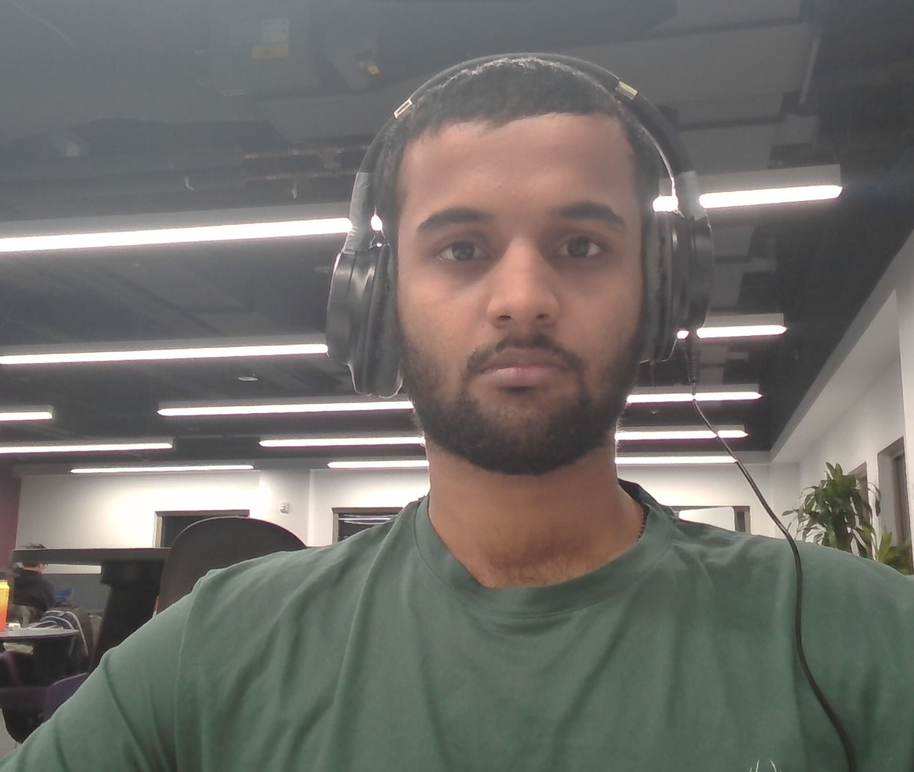
//> input picture projects/project1/data/test.png, 914 x 772 px, shrunk from 1220 x 1030 before the run
$ ./test_video ../data/test.png ../data/test.png   (built with g++ and OpenCV 4)
//> lines starting //> are read from the running program, lines starting //| are printed output that depends on the picture
// [23 lines of commented-out code are left out]
#include <iostream> // for standard I/O
#include <string>   // for strings
#include <opencv2/core/core.hpp>     // Basic OpenCV structures (cv::Mat)
#include <opencv2/videoio.hpp>  // Video write
using namespace std;
using namespace cv;
static void help()
{
    cout
        << "------------------------------------------------------------------------------" << endl
        << "This program shows how to write video files."                                   << endl
        << "You can extract the R or G or B color channel of the input video."              << endl
        << "Usage:"                                                                         << endl
        << "./video-write <input_video_name> [ R | G | B] [Y | N]"                          << endl
        << "------------------------------------------------------------------------------" << endl
        << endl;
}
int main(int argc, char **argv)
{
    help();
    // [7 lines of commented-out code are left out]
    string source = argv[1];
    string vid_name = argv[2];

    // const string source  = "testvid.mp4";           // the source file name
    const bool askOutputType = false;  // If false it will use the inputs codec type
    VideoCapture inputVideo(source);              // Open input
    if (!inputVideo.isOpened())
    {
        cout  << "Could not open the input video: " << source << endl;
        return -1;
    }
    string::size_type pAt = source.find_last_of('.');  // Find extension point
    char choice= 'R';
    const string NAME = "../bin/" + vid_name + ".mp4";   // Form the new name with container
    int ex = static_cast<int>(inputVideo.get(CAP_PROP_FOURCC));     // Get Codec Type- Int form
    // Transform from int to char via Bitwise operators
    char EXT[] = {(char)(ex & 0XFF) , (char)((ex & 0XFF00) >> 8),(char)((ex & 0XFF0000) >> 16),(char)((ex & 0XFF000000) >> 24), 0};
    Size S = Size((int) inputVideo.get(CAP_PROP_FRAME_WIDTH),    // Acquire input size
                  (int) inputVideo.get(CAP_PROP_FRAME_HEIGHT));
    VideoWriter outputVideo;                                        // Open the output
    if (askOutputType)
        outputVideo.open(NAME, ex=-1, inputVideo.get(CAP_PROP_FPS), S, true);
    else
        outputVideo.open(NAME, ex, inputVideo.get(CAP_PROP_FPS), S, true);
    if (!outputVideo.isOpened())
    {
        cout  << "Could not open the output video for write: " << source << endl;
        return -1;
    }
    cout << "Input frame resolution: Width=" << S.width << "  Height=" << S.height
         << " of nr#: " << inputVideo.get(CAP_PROP_FRAME_COUNT) << endl;
    cout << "Input codec type: " << EXT << endl;
    int channel = 2; // Select the channel to save

    switch(choice)
    {
    case 'R' : channel = 2; break;
    case 'G' : channel = 1; break;
    case 'B' : channel = 0; break;
    }
    Mat src, res;
    vector<Mat> spl;
    for(;;) //Show the image captured in the window and repeat
    {
        inputVideo >> src;              // read
//> src is the input picture: 772 rows x 914 cols, CV_8UC3; mean B, G, R 106.2, 110, 112.3
        if (src.empty()) break;         // check if at end
        split(src, spl);                // process - extract only the correct channel
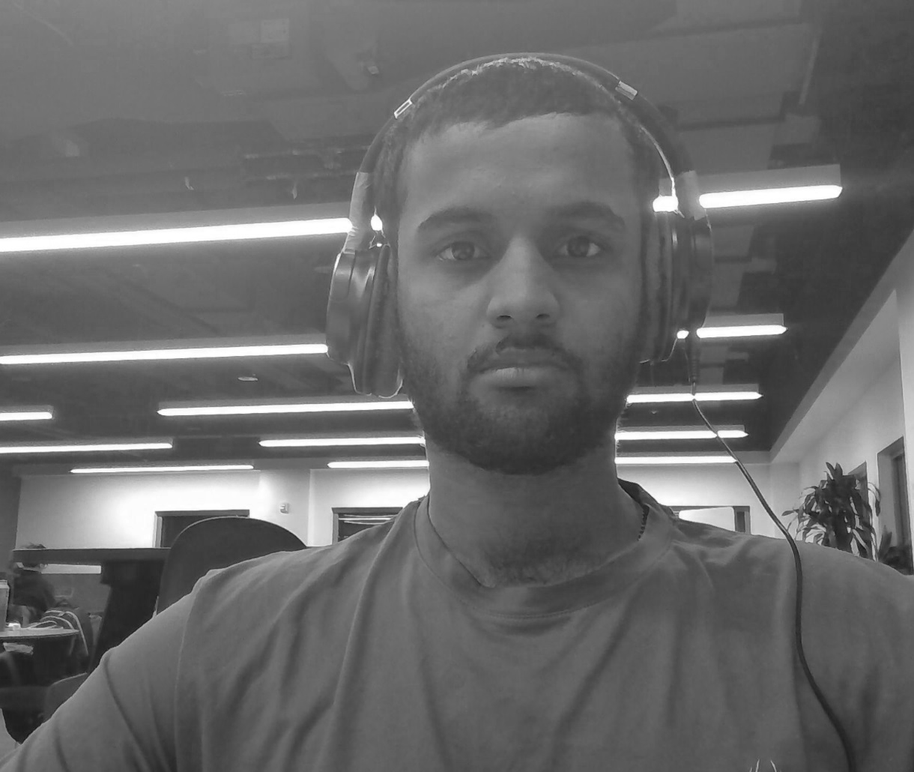
//> spl[0]: 772 rows x 914 cols, CV_8UC1; min 22, max 255, mean 106.2
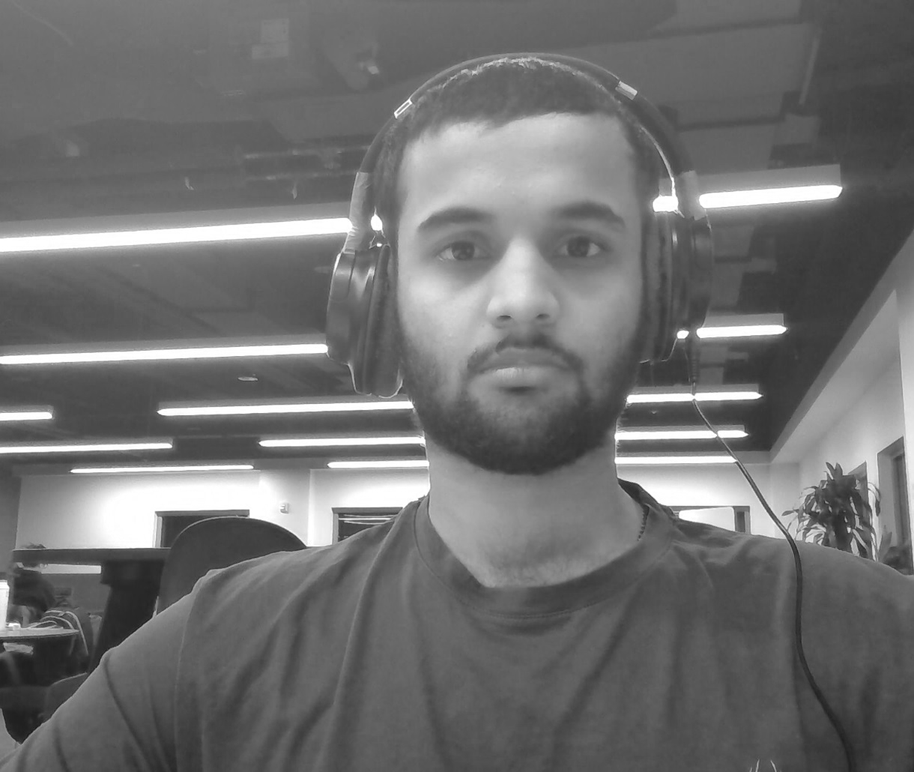
//> spl[2]: 772 rows x 914 cols, CV_8UC1; min 26, max 255, mean 112.3
        for (int i =0; i < 3; ++i)
            if (i != channel)
                spl[i] = Mat::zeros(S, spl[0].type());
       merge(spl, res);
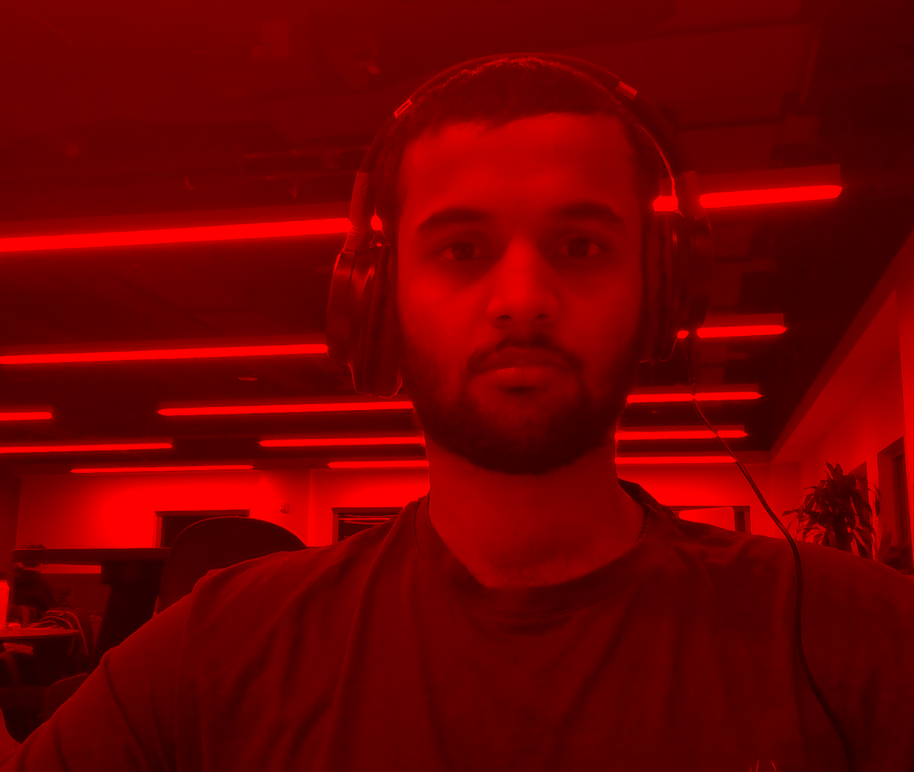
//> res: 772 rows x 914 cols, CV_8UC3; mean B, G, R 0, 0, 112.3
       //outputVideo.write(res); //save or
       outputVideo << res;
    }
    cout << "Finished writing" << endl;
    return 0;
}

//#######################################################################
